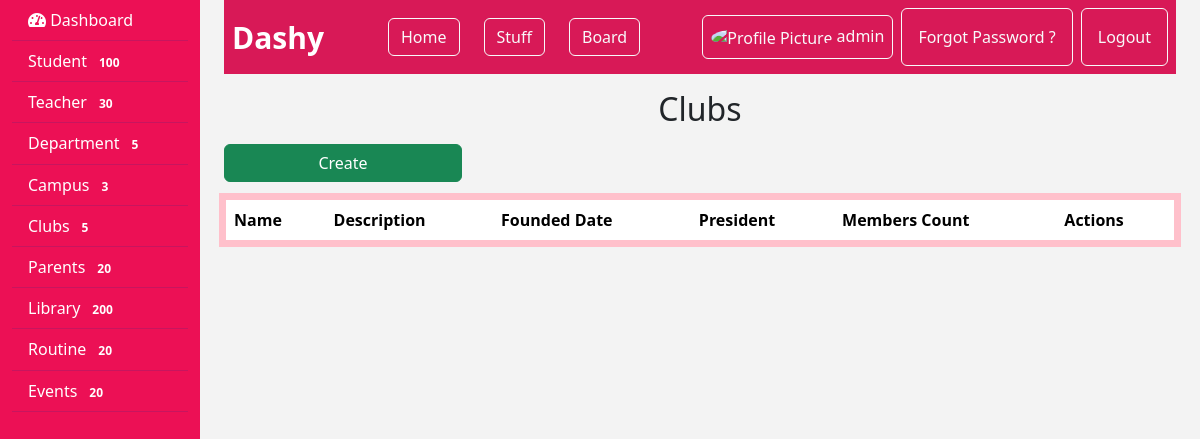
The app's page /clubs/ (signed in), older data.
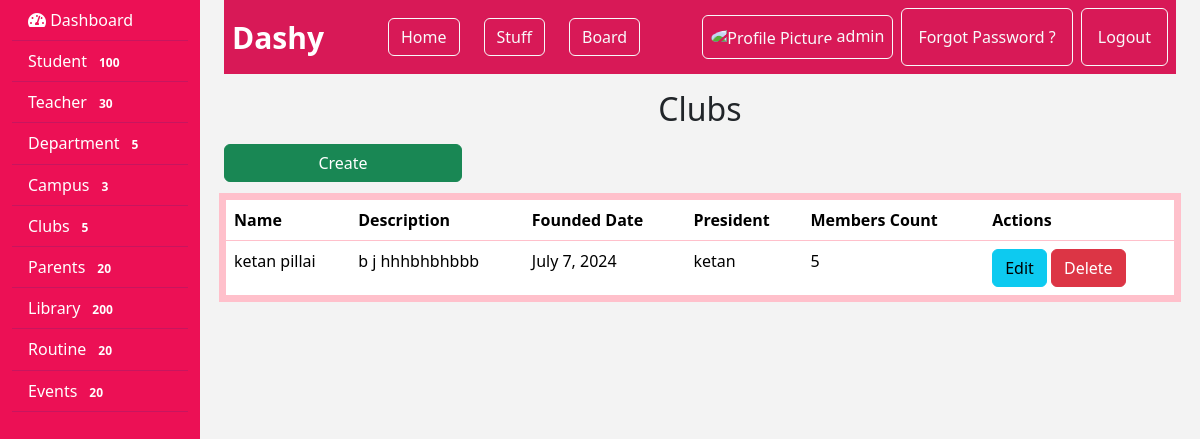
The same page, newer data.
### manage_institute/models.py (models this page shows, shortened)
class Club(models.Model):
    name = models.CharField(max_length=100, default="Default Club Name")
    description = models.TextField(default="Default description")
    founded_date = models.DateField(default=timezone.now)
    president = models.CharField(max_length=200, default="Default President")
    members_count = models.PositiveIntegerField(default=0)

### manage_institute/views.py (the view)
# urls.py: path('clubs/', views.club_list, name='club_list'),
def club_list(request):
    clubs = Club.objects.all()
    return render(request, 'club_list.html', {'clubs': clubs})

### manage_institute/templates/club_list.html (shortened to what this page needs)
{% extends 'base.html' %}
{% block content %}
<h2 class="pt-3 mb-3 text-center">Clubs</h2>
<a href="{% url 'create_club' %}" class="btn btn-success w-25 mb-3">Create</a>
<table style="border: 2px solid pink; box-shadow: 0px 0px 0px 5px pink;" class="table">
    <thead>
        <tr>
            <th>Name</th>
            <th>Description</th>
            <th>Founded Date</th>
            <th>President</th>
            <th>Members Count</th>
            <th>Actions</th>
        </tr>
    </thead>
    <tbody>
        {% for club in clubs %}
        <tr>
            <td>{{ club.name }}</td>
            <td>{{ club.description }}</td>
            <td>{{ club.founded_date }}</td>
            <td>{{ club.president }}</td>
            <td>{{ club.members_count }}</td>
            <td>
                <a href="{% url 'edit_club' club.id %}" class="btn btn-info">Edit</a>
                <a href="{% url 'delete_club' club.id %}" class="btn btn-danger">Delete</a>
            </td>
        </tr>
        {% endfor %}
    </tbody>
</table>
{% endblock %}

Row changes from the older to the newer data that the page shows:
added Club: name "ketan pillai", description "b j hhhbhbhbbb", founded_date "July 7, 2024", president "ketan", members_count "5"
